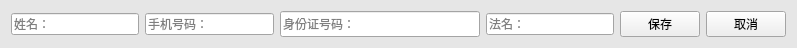
<?xml version="1.0" encoding="UTF-8"?>
<ui version="4.0">
 <class>Form</class>
 <widget class="QWidget" name="Form">
  <property name="geometry">
   <rect>
    <x>0</x>
    <y>0</y>
    <width>797</width>
    <height>45</height>
   </rect>
  </property>
  <property name="palette">
   <palette>
    <active>
     <colorrole role="Base">
      <brush brushstyle="SolidPattern">
       <color alpha="255">
        <red>255</red>
        <green>255</green>
        <blue>255</blue>
       </color>
      </brush>
     </colorrole>
     <colorrole role="Window">
      <brush brushstyle="SolidPattern">
       <color alpha="255">
        <red>230</red>
        <green>230</green>
        <blue>230</blue>
       </color>
      </brush>
     </colorrole>
     <colorrole role="Shadow">
      <brush brushstyle="SolidPattern">
       <color alpha="255">
        <red>0</red>
        <green>0</green>
        <blue>0</blue>
       </color>
      </brush>
     </colorrole>
     <colorrole role="ToolTipBase">
      <brush brushstyle="SolidPattern">
       <color alpha="255">
        <red>255</red>
        <green>255</green>
        <blue>220</blue>
       </color>
      </brush>
     </colorrole>
     <colorrole role="ToolTipText">
      <brush brushstyle="SolidPattern">
       <color alpha="255">
        <red>0</red>
        <green>0</green>
        <blue>0</blue>
       </color>
      </brush>
     </colorrole>
    </active>
    <inactive>
     <colorrole role="Base">
      <brush brushstyle="SolidPattern">
       <color alpha="255">
        <red>255</red>
        <green>255</green>
        <blue>255</blue>
       </color>
      </brush>
     </colorrole>
     <colorrole role="Window">
      <brush brushstyle="SolidPattern">
       <color alpha="255">
        <red>230</red>
        <green>230</green>
        <blue>230</blue>
       </color>
      </brush>
     </colorrole>
     <colorrole role="Shadow">
      <brush brushstyle="SolidPattern">
       <color alpha="255">
        <red>0</red>
        <green>0</green>
        <blue>0</blue>
       </color>
      </brush>
     </colorrole>
     <colorrole role="ToolTipBase">
      <brush brushstyle="SolidPattern">
       <color alpha="255">
        <red>255</red>
        <green>255</green>
        <blue>220</blue>
       </color>
      </brush>
     </colorrole>
     <colorrole role="ToolTipText">
      <brush brushstyle="SolidPattern">
       <color alpha="255">
        <red>0</red>
        <green>0</green>
        <blue>0</blue>
       </color>
      </brush>
     </colorrole>
    </inactive>
    <disabled>
     <colorrole role="Base">
      <brush brushstyle="SolidPattern">
       <color alpha="255">
        <red>230</red>
        <green>230</green>
        <blue>230</blue>
       </color>
      </brush>
     </colorrole>
     <colorrole role="Window">
      <brush brushstyle="SolidPattern">
       <color alpha="255">
        <red>230</red>
        <green>230</green>
        <blue>230</blue>
       </color>
      </brush>
     </colorrole>
     <colorrole role="Shadow">
      <brush brushstyle="SolidPattern">
       <color alpha="255">
        <red>0</red>
        <green>0</green>
        <blue>0</blue>
       </color>
      </brush>
     </colorrole>
     <colorrole role="ToolTipBase">
      <brush brushstyle="SolidPattern">
       <color alpha="255">
        <red>255</red>
        <green>255</green>
        <blue>220</blue>
       </color>
      </brush>
     </colorrole>
     <colorrole role="ToolTipText">
      <brush brushstyle="SolidPattern">
       <color alpha="255">
        <red>0</red>
        <green>0</green>
        <blue>0</blue>
       </color>
      </brush>
     </colorrole>
    </disabled>
   </palette>
  </property>
  <property name="windowTitle">
   <string>更改信息，不可以更改性别、手环号和皈依证号码</string>
  </property>
  <property name="windowIcon">
   <iconset resource="files.qrc">
    <normaloff>:/files/modify.png</normaloff>:/files/modify.png</iconset>
  </property>
  <property name="windowOpacity">
   <double>0.900000000000000</double>
  </property>
  <layout class="QHBoxLayout" name="horizontalLayout">
   <item>
    <widget class="QLineEdit" name="lineEditM_name">
     <property name="placeholderText">
      <string>姓名：</string>
     </property>
    </widget>
   </item>
   <item>
    <widget class="QLineEdit" name="lineEditM_phone_num">
     <property name="placeholderText">
      <string>手机号码：</string>
     </property>
    </widget>
   </item>
   <item>
    <widget class="QLineEdit" name="lineEditM_personnel_id">
     <property name="sizePolicy">
      <sizepolicy hsizetype="Expanding" vsizetype="Minimum">
       <horstretch>0</horstretch>
       <verstretch>0</verstretch>
      </sizepolicy>
     </property>
     <property name="minimumSize">
      <size>
       <width>200</width>
       <height>0</height>
      </size>
     </property>
     <property name="placeholderText">
      <string>身份证号码：</string>
     </property>
    </widget>
   </item>
   <item>
    <widget class="QLineEdit" name="lineEditM_fname">
     <property name="placeholderText">
      <string>法名：</string>
     </property>
    </widget>
   </item>
   <item>
    <widget class="QPushButton" name="pushButtonM_save">
     <property name="text">
      <string>保存</string>
     </property>
    </widget>
   </item>
   <item>
    <widget class="QPushButton" name="pushButtonM_cancel">
     <property name="text">
      <string>取消</string>
     </property>
    </widget>
   </item>
  </layout>
 </widget>
 <resources>
  <include location="files.qrc"/>
 </resources>
 <connections/>
</ui>
